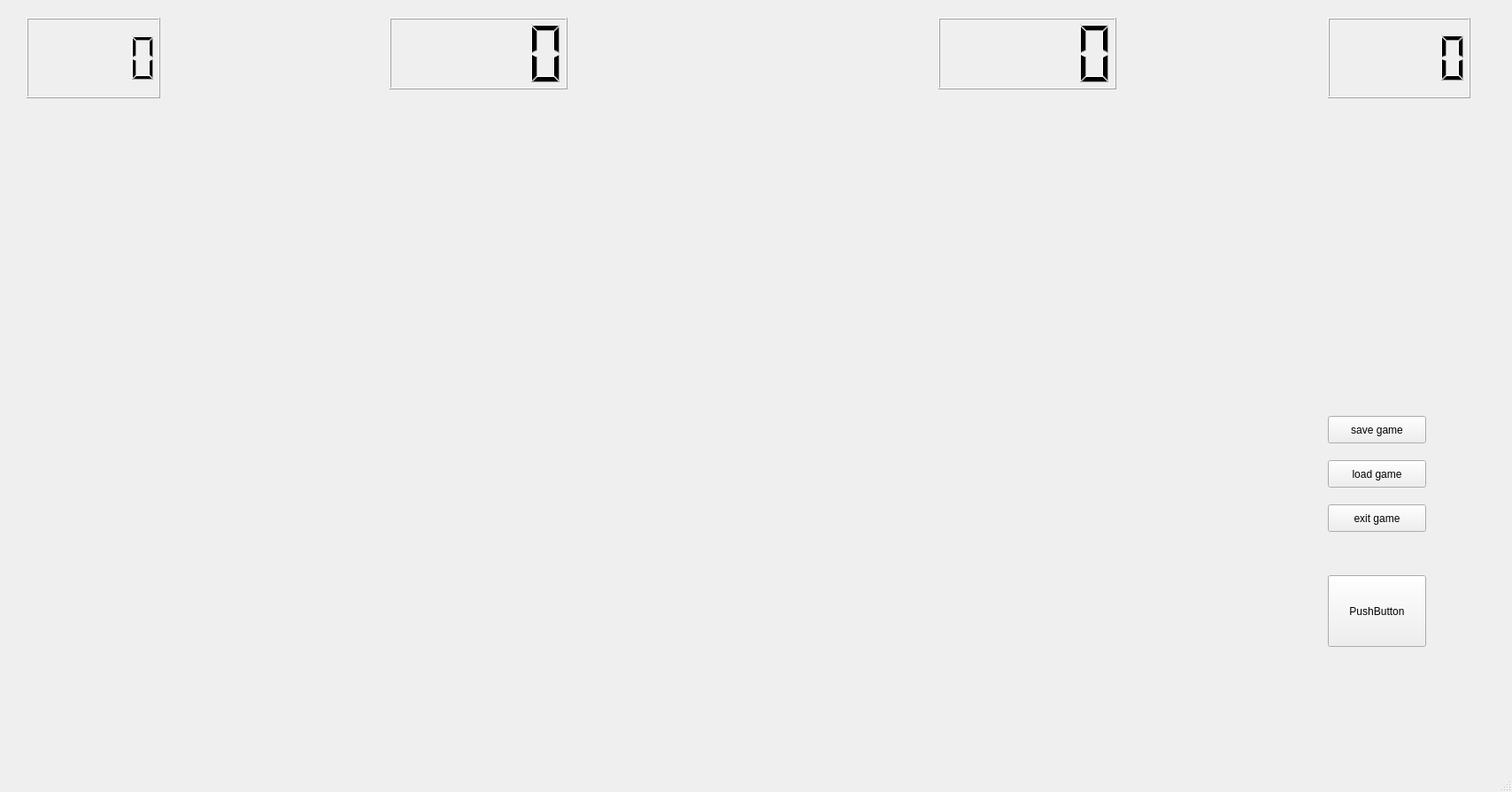
<?xml version="1.0" encoding="UTF-8"?>
<ui version="4.0">
 <class>double_mode</class>
 <widget class="QMainWindow" name="double_mode">
  <property name="geometry">
   <rect>
    <x>0</x>
    <y>0</y>
    <width>1708</width>
    <height>895</height>
   </rect>
  </property>
  <property name="windowTitle">
   <string>MainWindow</string>
  </property>
  <widget class="QWidget" name="centralwidget">
   <widget class="QLCDNumber" name="lcdNumber">
    <property name="geometry">
     <rect>
      <x>30</x>
      <y>20</y>
      <width>151</width>
      <height>91</height>
     </rect>
    </property>
   </widget>
   <widget class="QLCDNumber" name="lcdNumber_2">
    <property name="geometry">
     <rect>
      <x>1500</x>
      <y>20</y>
      <width>161</width>
      <height>91</height>
     </rect>
    </property>
   </widget>
   <widget class="QPushButton" name="pushButton">
    <property name="geometry">
     <rect>
      <x>1500</x>
      <y>650</y>
      <width>111</width>
      <height>81</height>
     </rect>
    </property>
    <property name="text">
     <string>PushButton</string>
    </property>
   </widget>
   <widget class="QPushButton" name="pushButton_2">
    <property name="geometry">
     <rect>
      <x>1500</x>
      <y>570</y>
      <width>111</width>
      <height>31</height>
     </rect>
    </property>
    <property name="text">
     <string>exit game</string>
    </property>
   </widget>
   <widget class="QPushButton" name="pushButton_3">
    <property name="geometry">
     <rect>
      <x>1500</x>
      <y>520</y>
      <width>111</width>
      <height>31</height>
     </rect>
    </property>
    <property name="text">
     <string>load game</string>
    </property>
   </widget>
   <widget class="QPushButton" name="pushButton_4">
    <property name="geometry">
     <rect>
      <x>1500</x>
      <y>470</y>
      <width>111</width>
      <height>31</height>
     </rect>
    </property>
    <property name="text">
     <string>save game</string>
    </property>
   </widget>
   <widget class="QLCDNumber" name="lcdNumber_3">
    <property name="geometry">
     <rect>
      <x>1060</x>
      <y>20</y>
      <width>201</width>
      <height>81</height>
     </rect>
    </property>
   </widget>
   <widget class="QLCDNumber" name="lcdNumber_4">
    <property name="geometry">
     <rect>
      <x>440</x>
      <y>20</y>
      <width>201</width>
      <height>81</height>
     </rect>
    </property>
   </widget>
  </widget>
  <widget class="QMenuBar" name="menubar">
   <property name="geometry">
    <rect>
     <x>0</x>
     <y>0</y>
     <width>1708</width>
     <height>21</height>
    </rect>
   </property>
  </widget>
  <widget class="QStatusBar" name="statusbar"/>
 </widget>
 <resources/>
 <connections/>
</ui>
